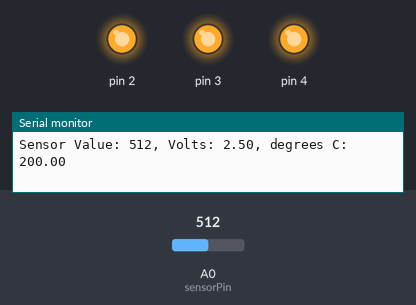
A sketch run on a simulated Arduino Uno, built with avr-gcc and run on an emulated ATmega328P. Shown: output pins drawn as LEDs (lit = HIGH), the last lines printed to the serial monitor. The test bench sets the inputs (shaded band); at power-on: A0 (sensorPin) = 512.

Above: at 1.2 s.
1.3 s: A0 (sensorPin) set to 152
4.3 s: A0 (sensorPin) set to 145
At 5.5 s:
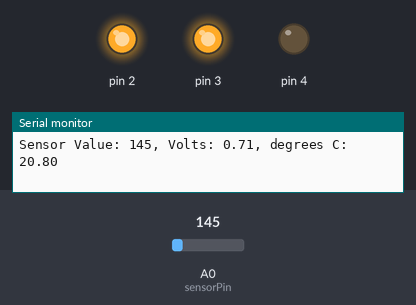
5.8 s: A0 (sensorPin) set to 122
At 7.0 s:
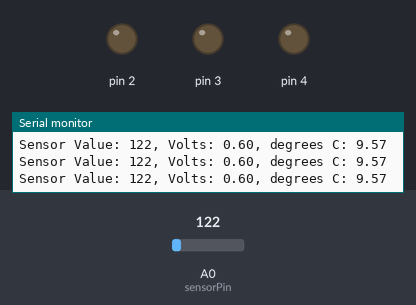
7.3 s: A0 (sensorPin) set to 1023
At 8.5 s:
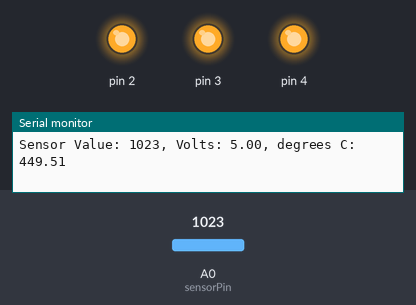
8.8 s: A0 (sensorPin) set to 0
At 10.2 s:
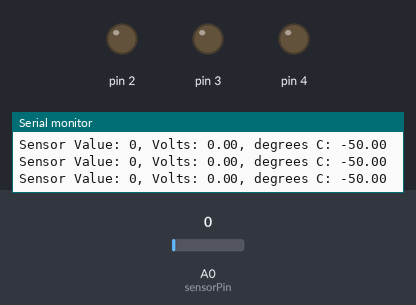
Timing chart, 0 to 11.3 s (numbered marks = the images above; inputs shaded):
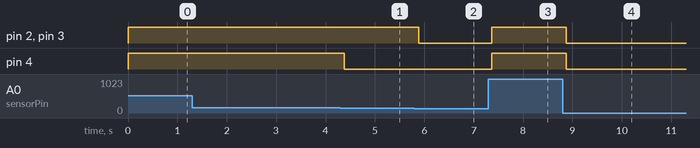

The sketch:

love-o-meter.ino
```cpp
const int sensorPin = A0;
const float baselineTemp = 16.5;

void setup() {
  // put your setup code here, to run once:
  Serial.begin(9600); // open a serial port

for(int pinNumber = 2; pinNumber<5; pinNumber++){
  pinMode(pinNumber, OUTPUT);
  digitalWrite(pinNumber, LOW);
 }
}

void loop() {
  // put your main code here, to run repeatedly:

  int sensorVal = analogRead(sensorPin);
  Serial.print("Sensor Value: ");
  Serial.print(sensorVal);

// convert the ADC reading to voltage
float voltage = (sensorVal/1024.0) * 5;

Serial.print(", Volts: ");
Serial.print(voltage);

Serial.print(", degrees C: ");
float temperature = (voltage - .5) * 100;
Serial.println(temperature);

if (temperature < baselineTemp + 1.5) {
  digitalWrite(2, LOW);
  digitalWrite(3, LOW);
  digitalWrite(4, LOW);
} else if (temperature >= baselineTemp + 1.5 && temperature < baselineTemp + 3) {
    digitalWrite(2, HIGH);
  digitalWrite(3, LOW);
  digitalWrite(4, LOW);
} else if (temperature >= baselineTemp + 3 && temperature < baselineTemp + 4.5) {
    digitalWrite(2, HIGH);
  digitalWrite(3, HIGH);
  digitalWrite(4, LOW);
} else if (temperature >= baselineTemp + 4.5) {
    digitalWrite(2, HIGH);
  digitalWrite(3, HIGH);
  digitalWrite(4, HIGH);
}
delay(1);
}
```

Measured:
- the behaviour switches between 146 and 145 on A0 (sensorPin) (found by bisection; images 0 and 1)
- after the input at 4.3 s, pin 4: HIGH → LOW after 0.08 s
- after the input at 5.8 s, pin 2, pin 3: HIGH → LOW after 0.09 s
- after the input at 7.3 s, pin 2–4: LOW → HIGH after 0.07 s
- after the input at 8.8 s, pin 2–4: HIGH → LOW after 0.08 s
